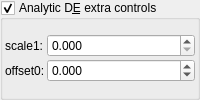
    <widget class="MyGroupBox" name="groupCheck_analyticDE_enabled_false">
     <property name="title">
      <string>Analytic D&amp;E extra controls</string>
     </property>
     <property name="checkable">
      <bool>true</bool>
     </property>
     <layout class="QVBoxLayout" name="verticalLayout_14" stretch="0">
      <property name="spacing">
       <number>2</number>
      </property>
      <property name="leftMargin">
       <number>2</number>
      </property>
      <property name="topMargin">
       <number>2</number>
      </property>
      <property name="rightMargin">
       <number>2</number>
      </property>
      <property name="bottomMargin">
       <number>2</number>
      </property>
      <item>
       <layout class="QGridLayout" name="gridLayout_27" columnstretch="0,0,1">
        <property name="spacing">
         <number>2</number>
        </property>
        <item row="1" column="2">
         <widget class="MyDoubleSpinBox" name="spinbox_analyticDE_offset_0">
          <property name="sizePolicy">
           <sizepolicy hsizetype="Minimum" vsizetype="Maximum">
            <horstretch>0</horstretch>
            <verstretch>0</verstretch>
           </sizepolicy>
          </property>
          <property name="prefix">
           <string/>
          </property>
          <property name="suffix">
           <string/>
          </property>
          <property name="decimals">
           <number>3</number>
          </property>
          <property name="minimum">
           <double>-99.989999999999995</double>
          </property>
          <property name="maximum">
           <double>99.989999999999995</double>
          </property>
          <property name="singleStep">
           <double>0.100000000000000</double>
          </property>
         </widget>
        </item>
        <item row="1" column="1">
         <widget class="QLabel" name="label_177">
          <property name="text">
           <string>offset0:</string>
          </property>
         </widget>
        </item>
        <item row="0" column="1">
         <widget class="QLabel" name="label_182">
          <property name="text">
           <string>scale1:</string>
          </property>
         </widget>
        </item>
        <item row="0" column="2">
         <widget class="MyDoubleSpinBox" name="spinbox_analyticDE_scale_1">
          <property name="sizePolicy">
           <sizepolicy hsizetype="Minimum" vsizetype="Maximum">
            <horstretch>0</horstretch>
            <verstretch>0</verstretch>
           </sizepolicy>
          </property>
          <property name="prefix">
           <string/>
          </property>
          <property name="suffix">
           <string/>
          </property>
          <property name="decimals">
           <number>3</number>
          </property>
          <property name="minimum">
           <double>0.000000000000000</double>
          </property>
          <property name="maximum">
           <double>99.989999999999995</double>
          </property>
          <property name="singleStep">
           <double>0.100000000000000</double>
          </property>
         </widget>
        </item>
       </layout>
      </item>
     </layout>
    </widget>
